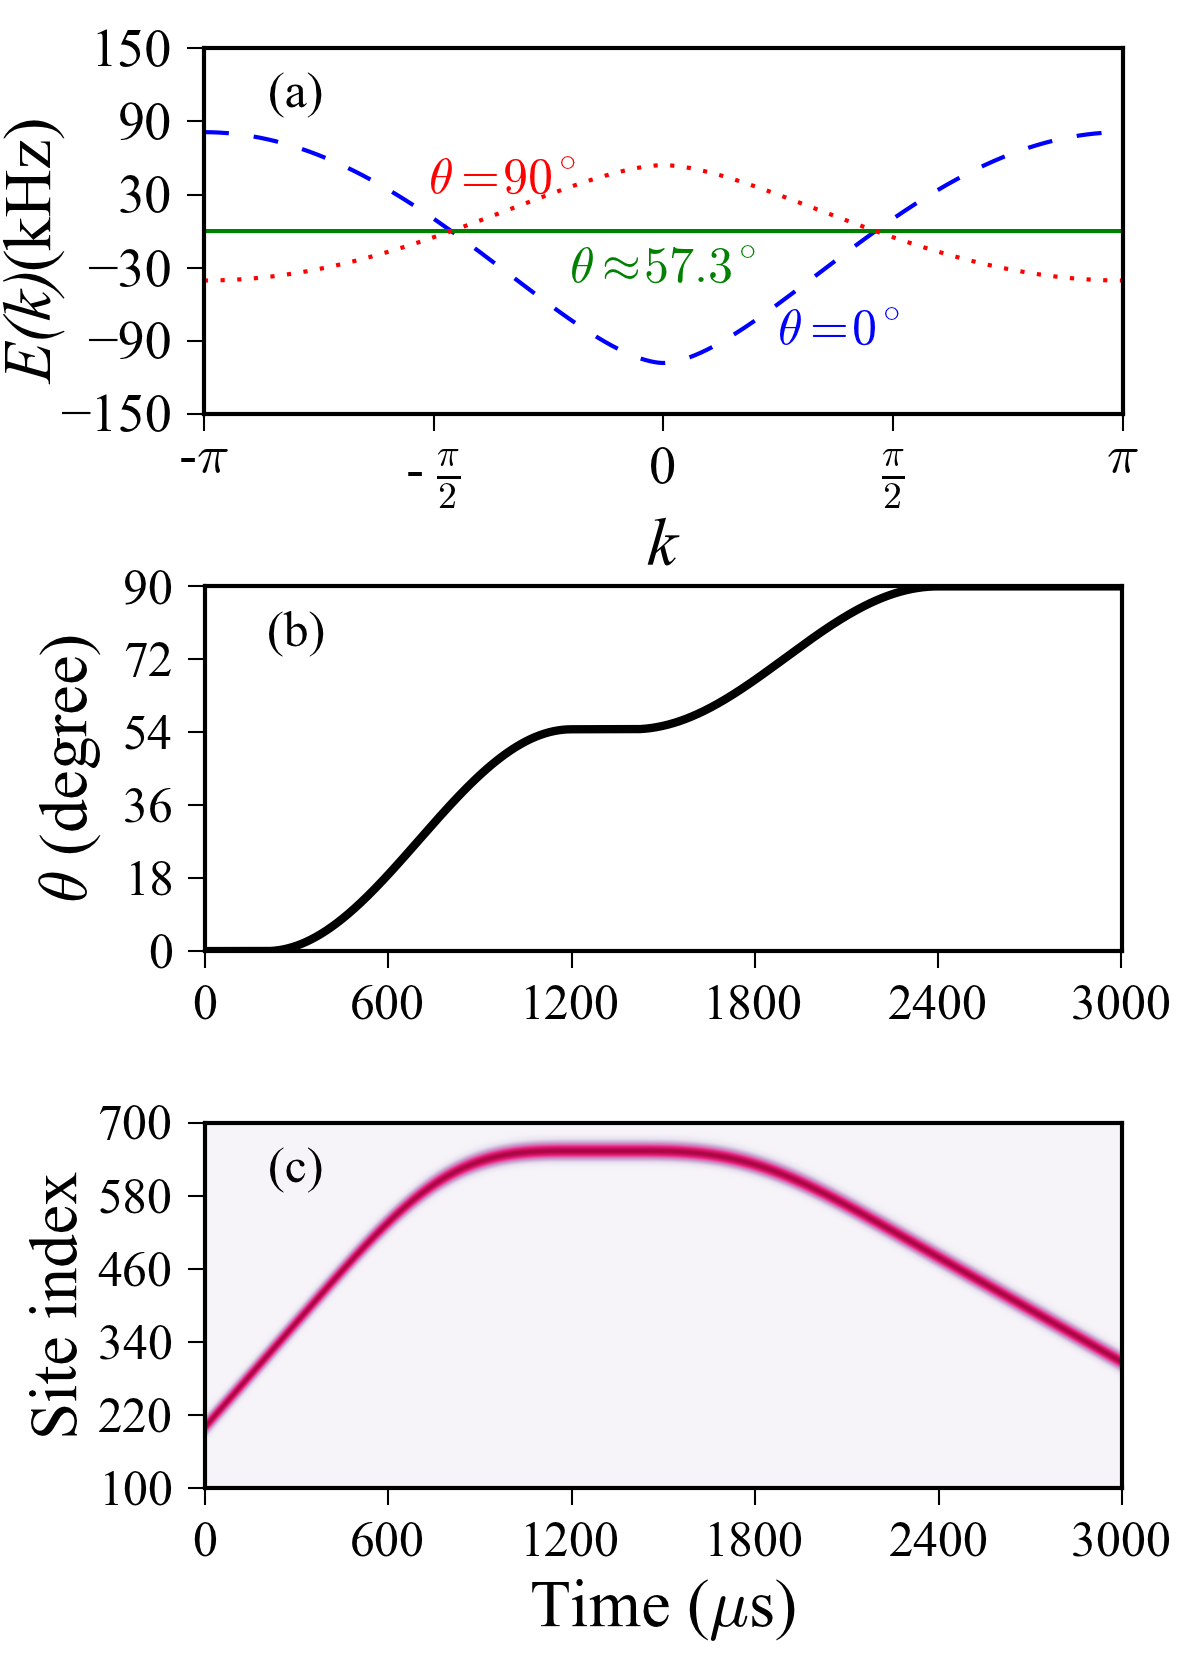

This figure's Python source:
from pylab import *
import matplotlib.font_manager as fm
from FortranFile import *


#Times New Roman
tnr= fm.FontProperties(fname='/home/pxiang/extrafonts/Times_New_Roman.ttf')
#Times New Roman italic
tnri = fm.FontProperties(fname='/home/pxiang/extrafonts/Times_New_Roman_Italic.ttf')
figure()

subplots_adjust(hspace=0.47)

ax1=subplot(311,adjustable='box', aspect=0.00833)
tick_params(direction='out',bottom='on', top='off', left='on', right='off')
ka, energy0 = loadtxt('dispersion_0.dat').T
ka, energy90 = loadtxt('dispersion_90.dat').T
dim = ka.size
zeroenergy = zeros(dim)
xlim(-pi,pi)
ylim(-150,150)
ytick_array = np.linspace(-150,150,6)
tick_params(bottom='on', top='off', left='on', right='off')
xticks([-pi, -pi/2, 0, pi/2, pi], [r'-$\pi$', r'- $\frac{\pi}{2}$', r'0', r'$\frac{\pi}{2}$', r'$\pi$'],fontsize=13,fontproperties=tnr)
yticks(ytick_array,fontsize=13,fontproperties=tnr)


xlabel(r'k', labelpad=1, fontsize=16,fontproperties=tnri)
#ylabel(r'E(k) (kHz)',fontsize=17,fontproperties=tnr)
text(-4.30,-80,r'E(k)',fontsize=16,fontproperties=tnri,\
     ha='center',va='center',rotation='vertical')
text(-4.30,30,r'(kHz)',fontsize=16,fontproperties=tnr,\
     ha='center',va='center',rotation='vertical')     
#text()
text(-1.1, 46, r'$\theta=90^{\circ}$',color='red',horizontalalignment='center',va='center')
text(1.2, -78, r'$\theta=0^{\circ}$',color='blue',horizontalalignment='center',va='center')
text(0.0, -27, r'$\theta\approx 57.3^{\circ}$',color='green',horizontalalignment='center',va='center')
plot(ka, energy0, '--', ka, zeroenergy, ka, energy90, ':')
text(0.1, 0.87, '(a)', fontsize=16,fontproperties=tnr,transform=ax1.transAxes, horizontalalignment='center',verticalalignment='center')



ax2=subplot(312,adjustable='box', aspect=13.267)
tick_params(direction='out',bottom='on', top='off', left='on', right='off')
time, theta = loadtxt('flag6_theta_vs_time.txt').T
time=time*1.E6
tick_params(bottom='on', top='off', left='on', right='off')
xlim(0,3001)
ylim(0,90.2)
ylabel(r'$\theta$ (degree)',fontsize=16,fontproperties=tnr)

xticks([0, 600, 1200, 1800, 2400, 3000], fontsize=12,fontproperties=tnr)
yticks([ 0, 18, 36, 54, 72, 90 ],fontsize=12,fontproperties=tnr)
plot(time,theta, 'k', linewidth=2.0)
#text(1500, 75, '(b)', fontsize=17, horizontalalignment='center',verticalalignment='center')
text(0.1, 0.87, '(b)', fontsize=16,fontproperties=tnr,transform=ax2.transAxes, \
     horizontalalignment='center',verticalalignment='center')



ax3=subplot(313) #,adjustable='box', aspect=1.705)
tick_params(direction='out',bottom='on', top='off', left='on', right='off')

nrow=3001
ncolumn=1201
f = FortranFile('flag6.bin')
m1 = f.readRealArray(nrow, ncolumn, 'd').T

pmax=m1.max()
pmin=m1.min()

mpart=m1[100:700,:]

imshow(mpart,cmap='PuRd',origin='lower',aspect=1.9904)
clim(pmin,pmax*1.2)


xlabel(r'Time ($\mu$s)',fontsize=16,fontproperties=tnr)
ylabel('Site index',fontsize=16,fontproperties=tnr)
#text(1500, 130, '(c)', fontsize=17, horizontalalignment='center',verticalalignment='center',color='white')
xticks([0, 600, 1200, 1800, 2400, 3000],fontsize=12,fontproperties=tnr)
yticks([0, 120, 240, 360, 480, 600],['100','220','340','460','580','700'], fontsize=12, fontproperties=tnr)
text(0.1, 0.87, '(c)', fontsize=16,fontproperties=tnr,transform=ax3.transAxes, \
     horizontalalignment='center',verticalalignment='center')

savefig("figure4.png", bbox_inches='tight',dpi=300)
show()
